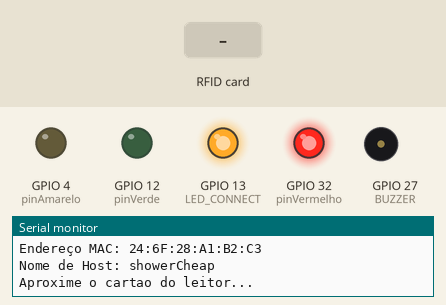
Recording of a sketch running on a simulated ESP32. On the bench: output pins drawn as LEDs (lit = HIGH), buzzer (waves = sounding, pin HIGH), the last lines printed to the serial monitor. Dashed ring = blinking. The inputs (shaded band) are chosen by the test bench. WiFi joins after 1.5 s; servers stay silent unless stated; uploads are accepted with an empty reply.

Above: at 6.3 s.
6.4 s: RFID card 13 12 19 93 held to the reader
At 7.2 s:
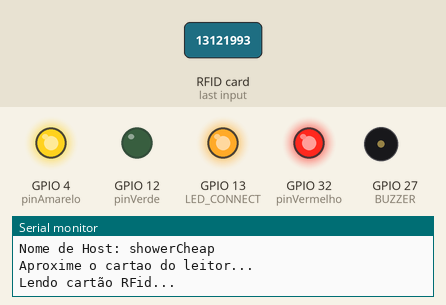
At 9.9 s:
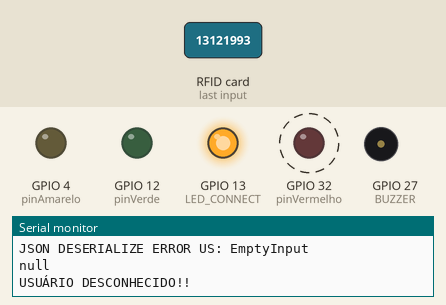
Timing chart, 0 to 13.7 s (numbered marks = the images above; inputs shaded):
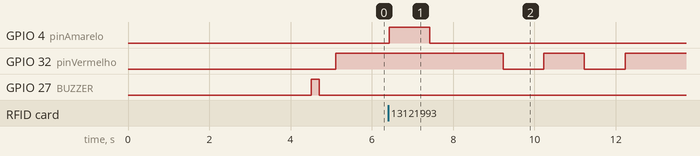

The sketch:

espRfidBoardMain.ino
```cpp
//BIBLIOTECAS RFID:
#include <MFRC522.h>
#include <SPI.h>
#include <Wire.h>
#include <WiFi.h>
#include <HTTPClient.h>
#include <ArduinoJson.h>

//CONFIGURAÇÃO DO BUZZER:
#define BUZZER 27

//DEFINIÇÕES RFID:
#define SS_PIN    5
#define RST_PIN   22
#define SIZE_BUFFER     18
#define MAX_SIZE_BLOCK  16
#define pinVerde     12
#define pinVermelho  32
#define pinAmarelo  4
//esse objeto 'chave' é utilizado para autenticação
MFRC522::MIFARE_Key key;
//código de status de retorno da autenticação
MFRC522::StatusCode status;
// Definicoes pino modulo RC522
MFRC522 mfrc522(SS_PIN, RST_PIN);
unsigned long UID_CARD = 0;

//CONFIGURAÇÃO DO DATALOGGER REMOTO: FIREBASE
const char * SHOWERUID = "projetomestradouft";
const char * lastUserCad;

int stateShower = 0;
bool showerStatusConnect = false;
bool showerOn = false;

//CONFIGURAÇÃO WIFI:
WiFiClient cliente;
const char * HOSTNAME = "showerCheap";
#define LED_CONNECT 13

//HOTSPOT:
const char * networkName = "Casa 2.4G";
const char * networkPswd = "13121993";

void setup() {

  Serial.begin(115200);
  delay(3000);

  pinMode(BUZZER, OUTPUT);

  //CONEXÃO COM A WIFI:
  connectToWiFi(networkName, networkPswd);
  pinMode(LED_CONNECT, OUTPUT);

  //DEFINIÇÕES RFID:
  SPI.begin(); // Init SPI bus
  pinMode(pinVerde, OUTPUT);
  pinMode(pinVermelho, OUTPUT);
  pinMode(pinAmarelo, OUTPUT);

  showerWaterSwitch(0);
  digitalWrite(pinVerde, LOW);
  digitalWrite(pinVermelho, HIGH);

  // Inicia MFRC522
  mfrc522.PCD_Init();

  // Mensagens iniciais no serial monitor
  Serial.println("Aproxime o cartao do leitor...");
  Serial.println();

}

void loop()
{
  // Aguarda a aproximacao do cartao
  if ( ! mfrc522.PICC_IsNewCardPresent())
  {
    return;
  }
  // Seleciona um dos cartoes
  if ( ! mfrc522.PICC_ReadCardSerial())
  {
    return;
  }

  testaConexao();

  Serial.println("Lendo cartão RFid...");

  UID_CARD = leituraDados();

  if(UID_CARD != 0)
  {
        cloudGetShowerData();
        userVerify();
  }

  // instrui o PICC quando no estado ACTIVE a ir para um estado de "parada"
  mfrc522.PICC_HaltA();
  // "stop" a encriptação do PCD, deve ser chamado após a comunicação com autenticação, caso contrário novas comunicações não poderão ser iniciadas
  mfrc522.PCD_StopCrypto1();

  delay(500);


} // End of loop

unsigned long leituraDados()
{
  //imprime os detalhes tecnicos do cartão/tag
  //mfrc522.PICC_DumpDetailsToSerial(&(mfrc522.uid));

  //pega o UID do cartão
  unsigned long card_uid;
  card_uid =  mfrc522.uid.uidByte[0] << 24;
  card_uid += mfrc522.uid.uidByte[1] << 16;
  card_uid += mfrc522.uid.uidByte[2] <<  8;
  card_uid += mfrc522.uid.uidByte[3];

  //Prepara a chave - todas as chaves estão configuradas para FFFFFFFFFFFFh (Padrão de fábrica).
  for (byte i = 0; i < 6; i++)
    key.keyByte[i] = 0xFF;

  //buffer para colocar os dados lidos
  byte buffer[SIZE_BUFFER] = {0};

  //variavel char que recebe os dados do buffer
  char id[MAX_SIZE_BLOCK] = {0};

  //bloco que faremos a operação
  byte bloco = 1;
  byte tamanho = SIZE_BUFFER;

  //variável de negacao de acesso
  int deny = 0;

  //faz a autenticação do bloco que vamos operar
  status = mfrc522.PCD_Authenticate(MFRC522::PICC_CMD_MF_AUTH_KEY_A, bloco, &key, &(mfrc522.uid)); //line 834 of MFRC522.cpp file
  if (status != MFRC522::STATUS_OK) {
    Serial.print(F("Authentication failed: "));
    Serial.println(mfrc522.GetStatusCodeName(status));
    digitalWrite(pinVermelho, HIGH);
    delay(1000);
    digitalWrite(pinVermelho, LOW);
    return 0;
  }

  //faz a leitura dos dados do bloco
  status = mfrc522.MIFARE_Read(bloco, buffer, &tamanho);
  if (status != MFRC522::STATUS_OK) {
    Serial.print(F("Reading failed: "));
    Serial.println(mfrc522.GetStatusCodeName(status));
    digitalWrite(pinVermelho, HIGH);
    delay(1000);
    digitalWrite(pinVermelho, LOW);
    return 0;
  }
  else{
      digitalWrite(pinAmarelo, HIGH);
      delay(1000);
      digitalWrite(pinAmarelo, LOW);
  }


     //Serial.println(card_uid);
     return card_uid;

}

void connectToWiFi(const char * ssid, const char * pwd)
{
  int ledState = 0;
  digitalWrite(LED_CONNECT, LOW);
  Serial.println("");
  Serial.println("Buscando rede WiFi: " + String(ssid));

  WiFi.begin(ssid, pwd);

  while (WiFi.status() != WL_CONNECTED)
  {
    // Pisca leds enquanto busca/conecta
    digitalWrite(LED_CONNECT, ledState);
    ledState = (ledState + 1) % 2; // Flip ledState
    delay(500);
    Serial.print(".");
  }
  WiFi.setHostname(HOSTNAME);
  Serial.println();
  Serial.println("Conectado à rede WiFi!");
  Serial.print("Endereço IP: ");
  Serial.println(WiFi.localIP());
  Serial.print("Potência do sinal: ");
  Serial.println(WiFi.RSSI());
  Serial.print("Endereço MAC: ");
  Serial.println(WiFi.macAddress());
  Serial.print("Nome de Host: ");
  Serial.println(WiFi.getHostname());
  Serial.println();
  digitalWrite(LED_CONNECT, HIGH);
  //ACIONA BUZZER UMA VEZ:
  digitalWrite(BUZZER, HIGH);
  delay(200);
  digitalWrite(BUZZER, LOW);

  //INICIALIZA PROTOCOLO UDP PARA UTC:
  //udpInit();
}

void testaConexao()
{

  if (WiFi.status() != WL_CONNECTED)
  {
    WiFi.disconnect();
    Serial.println();
    Serial.println("Wifi desconectado...");
    Serial.println();
    Serial.println("Reconectando...");
    Serial.println();
    //REEFETUA TENTATIVA DE CONEXÃO:
    connectToWiFi(networkName, networkPswd);
  }

}

void cloudGetShowerData()
{

    //unsigned long startTime = millis();
    HTTPClient http;

    String addr = "https://showercheap-9ae49.firebaseapp.com/api/v1/showers/" + String(SHOWERUID);

    http.begin(addr);

    Serial.println("cloudGetShowerData()");

    int httpCode = http.GET();

    String payload = http.getString();  // Gets the JSON from the provided URL
    //Serial.println(httpCode);  // Prints HTTP response code.

    // Prints the raw JSON. This line should probably be removed.
    //Serial.println(payload);


    // Calculates the size of the JSON buffer. Will probably explode
    // in the future. I don't really know what this line does.
    //const size_t capacity = 2 * JSON_OBJECT_SIZE(1) + JSON_OBJECT_SIZE(4) + 220;

    // Makes the JSON document with the buffer size calculated
    // earlier.
    DynamicJsonDocument doc(2048);

    // Deserializes the JSON we grabbed earlier.
    DeserializationError err = deserializeJson(doc, payload);

    // Prints out the deserialization error if an error occurred
    if (err) {
        Serial.print("JSON DESERIALIZE ERROR SH: ");
        Serial.println(err.c_str());
    }

    lastUserCad = doc["lastUserCad"];

    Serial.println(lastUserCad);

    http.end();

}

void userVerify()
{

  //SE USUÁRIO ESTIVER EM MODO DE CADASTRO PISCAR LUZES DO PAINEL POR ALGUNS SEGUNDOS E DEPOIS CANCELA

  //VER COMO FAZER FUNCIONAR O STATUS ONLINE DO SHOWER...

  if (WiFi.status() == WL_CONNECTED)
  {
        HTTPClient http;
        String addr = "https://showercheap-9ae49.firebaseapp.com/api/v1/users/" + String(lastUserCad);

        http.begin(addr);
        Serial.println("UserVerify");
        Serial.println(addr);

        int httpCode = http.GET();

        String payload = http.getString();  // Gets the JSON from the provided URL
        //Serial.println(httpCode);  // Prints HTTP response code.

        // Prints the raw JSON. This line should probably be removed.
        Serial.println(payload);


        // Calculates the size of the JSON buffer. Will probably explode
        // in the future. I don't really know what this line does.
        //const size_t capacity = 2 * JSON_OBJECT_SIZE(1) + JSON_OBJECT_SIZE(4) + 220;

        // Makes the JSON document with the buffer size calculated
        // earlier.
        DynamicJsonDocument doc(4096);

        // Deserializes the JSON we grabbed earlier.
        DeserializationError err = deserializeJson(doc, payload);

        // Prints out the deserialization error if an error occurred
        if (err) {
            Serial.print("JSON DESERIALIZE ERROR US: ");
            Serial.println(err.c_str());
        }

        String cadInProgress = doc["cadInProgress"];
        String CLOUD_UID_CARD = doc["tagUID"];

        Serial.println(cadInProgress);

        if(cadInProgress == "true")
            cloudUserTagRegister();
        else
        {
            if(String(UID_CARD) == CLOUD_UID_CARD)
            {
                if(showerOn != true)
                {
                    showerWaterSwitch(1);
                    showerOn = true;
                    Serial.println("INICIAR CHUVEIRO!!");
                    digitalWrite(pinVermelho, LOW);
                    digitalWrite(pinVerde, HIGH);
                    delay(1000);
                    digitalWrite(pinVerde, LOW);
                    delay(1000);
                    digitalWrite(pinVerde, HIGH);
                    delay(1000);
                    digitalWrite(pinVerde, LOW);
                    delay(1000);
                    digitalWrite(pinVerde, HIGH);
                    showerWaterSwitch(1);
                    showerOn = true;
                }
                else
                {
                    showerWaterSwitch(0);
                    showerOn = false;
                    Serial.println("FINALIZAR BANHO!!");
                    digitalWrite(pinVerde, LOW);
                    digitalWrite(pinVermelho, HIGH);
                    delay(1000);
                    digitalWrite(pinVermelho, LOW);
                    delay(1000);
                    digitalWrite(pinVermelho, HIGH);
                    delay(1000);
                    digitalWrite(pinVermelho, LOW);
                    delay(1000);
                    digitalWrite(pinVermelho, HIGH);

                }
            }
            else
            {
                showerWaterSwitch(0);
                showerOn = false;
                Serial.println("USUÁRIO DESCONHECIDO!!");
                digitalWrite(pinVerde, LOW);
                digitalWrite(pinVermelho, HIGH);
                delay(1000);
                digitalWrite(pinVermelho, LOW);
                delay(1000);
                digitalWrite(pinVermelho, HIGH);
                delay(1000);
                digitalWrite(pinVermelho, LOW);
                delay(1000);
                digitalWrite(pinVermelho, HIGH);

            }
        }
        http.end();
  }
  else
  {
     Serial.println("");
     Serial.println("Sem conexão com a Internet!");
  }

}

void cloudUserTagRegister()
{
  cloudGetShowerData();
  if (WiFi.status() == WL_CONNECTED)
  {
    HTTPClient http;
    String addr = "https://showercheap-9ae49.firebaseapp.com/api/v1/users/" + String(lastUserCad);
    Serial.println("TagRegister");
    Serial.println(addr);
    http.begin(addr);
    http.addHeader("Content-Type", "application/json");
    StaticJsonDocument<50> tempDocument;
    tempDocument["tagUID"] = UID_CARD;
    Serial.println("");
    Serial.println("Atualizando TagUID do Usuário: " + String(UID_CARD));
    char buffer[50];
    serializeJson(tempDocument, buffer);
    http.PATCH(buffer);
    http.end();
    delay(500);
  }
  else
  {
     Serial.println("");
     Serial.println("Sem conexão com a Internet!");
  }

}

void showerWaterSwitch(int state)
{
    if (WiFi.status() == WL_CONNECTED)
    {
      HTTPClient http;
      http.begin("https://showercheap-9ae49.firebaseapp.com/api/v1/showers/projetomestradouft");

      http.addHeader("Content-Type", "application/json");
      StaticJsonDocument<50> tempDocument;
      char buffer[50];
      serializeJson(tempDocument, buffer);
      http.PATCH(buffer);
      http.end();
      //delay(500);
    }
  if (WiFi.status() == WL_CONNECTED)
  {
    HTTPClient http;
    String addr = "https://showercheap-9ae49.firebaseapp.com/api/v1/showers/" + String(SHOWERUID);
    http.begin(addr);

    http.addHeader("Content-Type", "application/json");
    StaticJsonDocument<50> tempDocument;

    if(state)
        tempDocument["showerOn"] = true;
    else
        tempDocument["showerOn"] = false;

    char buffer[50];
    serializeJson(tempDocument, buffer);
    http.PATCH(buffer);
    http.end();
    //delay(500);
  }
  else
  {
     Serial.println("");
     Serial.println("Sem conexão com a Internet!");
  }
}

/*
void userVerify(String userUID)
{
  //VERIFICAR SE USER ESTÁ EM MODO DE USERCAD

  //cloudUserTagRegister(userUID); ?????

  //SEUSUÁRIO TIVER TAG REGISTRADA USA ELA SENÃO USA O LASTUSERCAD(CLOUDGETSHOWERDATA)

  //SE USUÁRIO ESTIVER EM MODO DE CADASTRO PISCAR LUZES DO PAINEL POR ALGUNS SEGUNDOS E DEPOIS CANCELA

  //VER COMO FAZER FUNCIONAR O STATUS ONLINE DO SHOWER...

  if (WiFi.status() == WL_CONNECTED)
  {
    HTTPClient http;
    String addr = "https://showercheap-9ae49.firebaseapp.com/api/v1/users/" + userUID;
    Serial.println(addr);
    http.begin(addr);
    http.addHeader("Content-Type", "application/json");
    StaticJsonDocument<50> tempDocument;

    //stateShower = (stateShower + 1) % 2; // Flip stateShower
    //digitalWrite(pinVerde, stateShower);
    //digitalWrite(pinVermelho, !stateShower);
    //if(stateShower == 0)
    //  showerOn = false;
    //else
    //  showerOn = true;

    tempDocument["tagUID"] = userUID;
    tempDocument["cadInProgress"]
    Serial.println("");
    Serial.println("Atualizando TagUID do Usuário: " + String(userUID));
    char buffer[50];
    serializeJson(tempDocument, buffer);
    http.PATCH(buffer);
    http.end();
    delay(500);
  }
  else
  {
     Serial.println("");
     Serial.println("Sem conexão com a Internet!");
  }

}*/
```

Measured:
- after the input at 6.4 s, GPIO 4 (pinAmarelo): LOW → HIGH at once, → LOW 1.0 s later; GPIO 32 (pinVermelho): alternates HIGH for 1.0 s and LOW for 1.0 s, 4 changes in all, then stays HIGH, starting after 2.8 s
